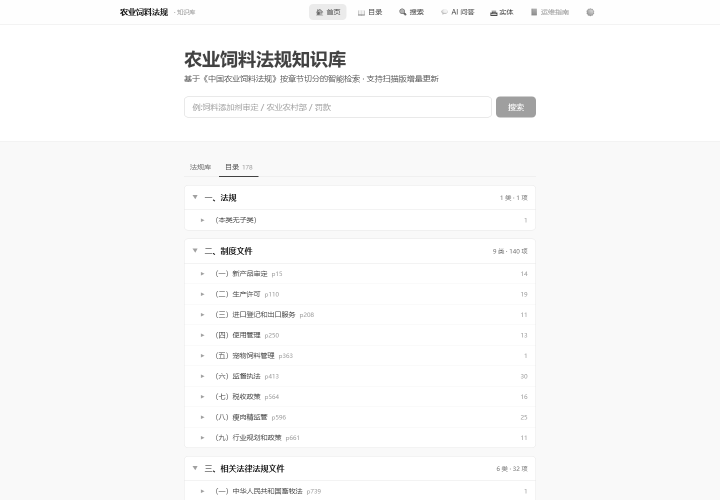
#> input picture _cat1.png, 1440 x 1000 px (shown at 1/2 size)
$ python -i detect_tables.py   (imports and definitions only)
#> lines starting #> are read from the running program, lines starting #| are printed output that depends on the picture; after the words box and inside, x2 and y2 are one past the last pixel; in counts of white or black regions, pixels touching at a corner belong together
"""Find pages that contain real tables by detecting printed ruling lines.

RapidOCR has no layout model, so table detection is done on the pixels: a
table shows long horizontal/vertical strokes, which OCR boxes alone cannot
reveal. Pages flagged here are the ones worth a vision-model pass.
"""
import json
import sys
from pathlib import Path

import cv2
import numpy as np

IMAGES = Path("E:/workspace/siliao/Images")
WORK = Path("E:/workspace/siliao/work")
# [1 line that did not run here, left out]


def imread_unicode(path):
    """cv2.imread cannot handle non-ASCII paths on Windows."""
#> called with path = '../_cat1.png'
    import numpy as np
    try:
        data = np.fromfile(str(path), dtype=np.uint8)
        img = cv2.imdecode(data, cv2.IMREAD_GRAYSCALE)
#> img is the input picture: shape (1000, 1440); min 22, max 255, mean 249.5
        return img
    except Exception:
        return None


def has_ruling(path):
    img = imread_unicode(path)
    if img is None:
        return 0, 0
    h, w = img.shape
#> h = 1000; w = 1440

    # Scan BOTH leaves. A spread may carry tables on the left leaf only, and
    # scanning just the right half silently drops them.
    scale = 1200.0 / max(w, 1)
#> scale = 0.833
    if scale < 1:
        img = cv2.resize(img, (int(w * scale), int(h * scale)), interpolation=cv2.INTER_AREA)
#> img: shape (833, 1200)

    # Deskew first: photos shot at an angle hide ruling lines from a
    # fixed-axis morphological filter, which silently drops whole tables.
    img = deskew(img)
#> in deskew, `inv = cv2.threshold(small, 0, 255, cv2.THRESH_BINARY_INV + cv2.THRESH_..`:
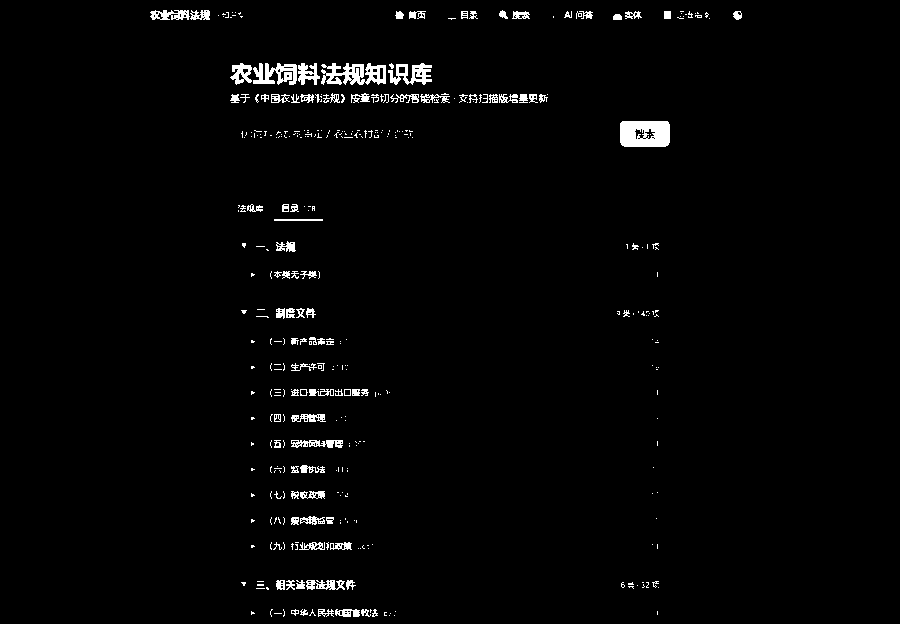
#> inv: shape (624, 900); 2% white; 384 white regions (286 under 20 px), largest, box (x1, y1, x2, y2) and area: (620, 121, 670, 147) 1179, (321, 63, 386, 85) 882, (253, 63, 297, 85) 607
#> the loop in deskew, `for angle in np.arange(-8, 8.1, 0.5):` made 33 passes
#> (best_score, best) on passes 1, 3, 5, 6, 7, 8, 9, 10, 11, 12, 13, 14: (1.1e+09, -8), (1.19e+09, -7), (1.29e+09, -6), (1.45e+09, -5.5), (1.52e+09, -5), (1.75e+09, -4.5), (1.89e+09, -4), (1.9e+09, -3.5), (2.35e+09, -3), (2.52e+09, -2.5), (2.77e+09, -2), (3.4e+09, -1.5)
#> score on passes 2, 4, 18, 19, 20, 21: 1.06e+09, 1.11e+09, 5.72e+09, 4.02e+09, 3.33e+09, 2.82e+09
#> pass 1, in deskew, `rot = cv2.warpAffine(inv, M, (small.shape[1], small.shape[0]), flags=c..`:
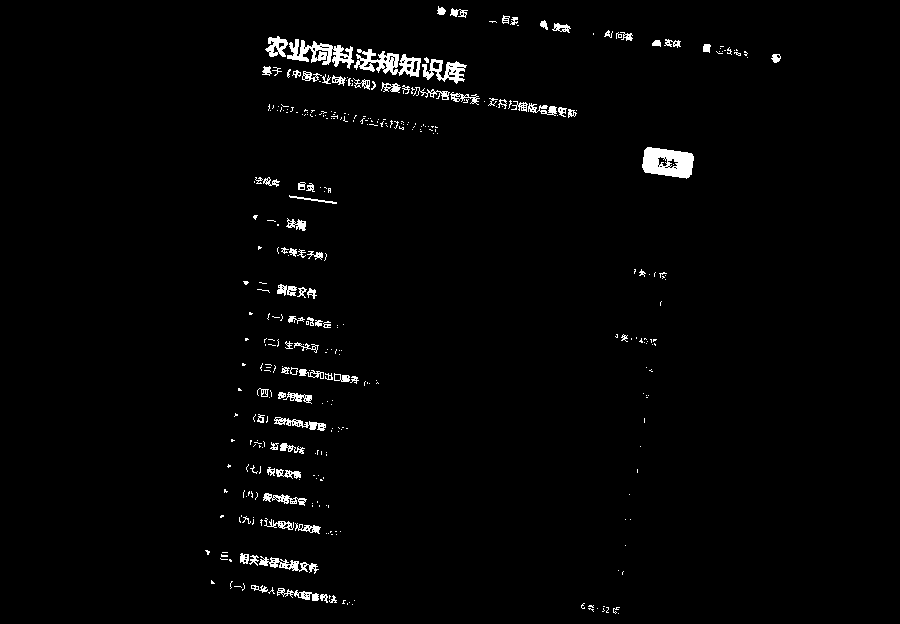
#> rot: shape (624, 900); 1.9% white; 364 white regions (280 under 20 px), largest, box (x1, y1, x2, y2) and area: (642, 147, 694, 179) 1179, (287, 39, 354, 69) 889, (354, 49, 421, 77) 888
#> pass 3, in deskew, `rot = cv2.warpAffine(inv, M, (small.shape[1], small.shape[0]), flags=c..`:
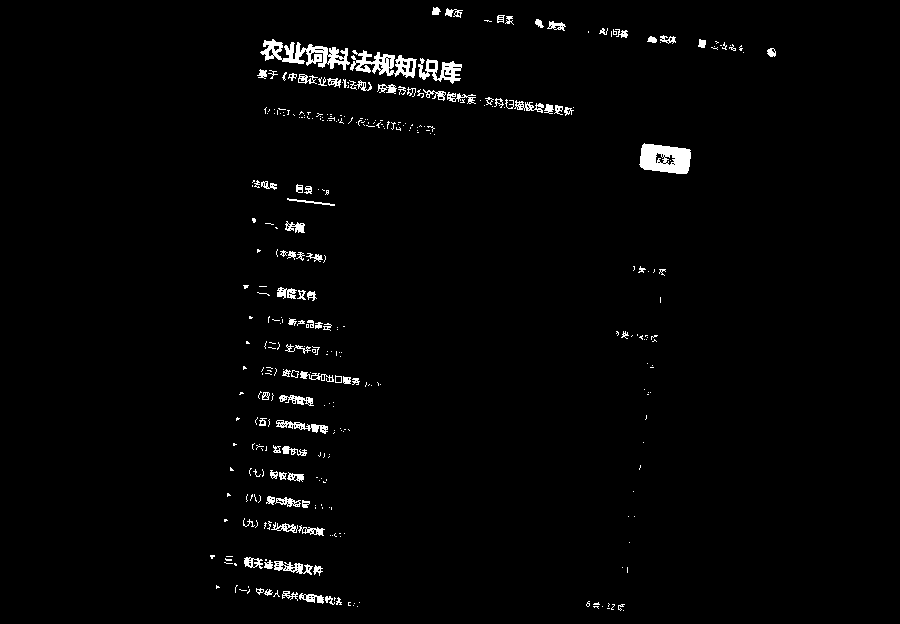
#> rot: shape (624, 900); 1.9% white; 355 white regions (264 under 20 px), largest, box (x1, y1, x2, y2) and area: (639, 143, 691, 174) 1181, (260, 39, 350, 70) 1162, (350, 50, 417, 78) 879
#> after the loop in deskew, `for angle in np.arange(-8, 8.1, 0.5):`: best = 0; best_score = 8.35e+09

    left = img[:, :int(img.shape[1] * 0.52)]
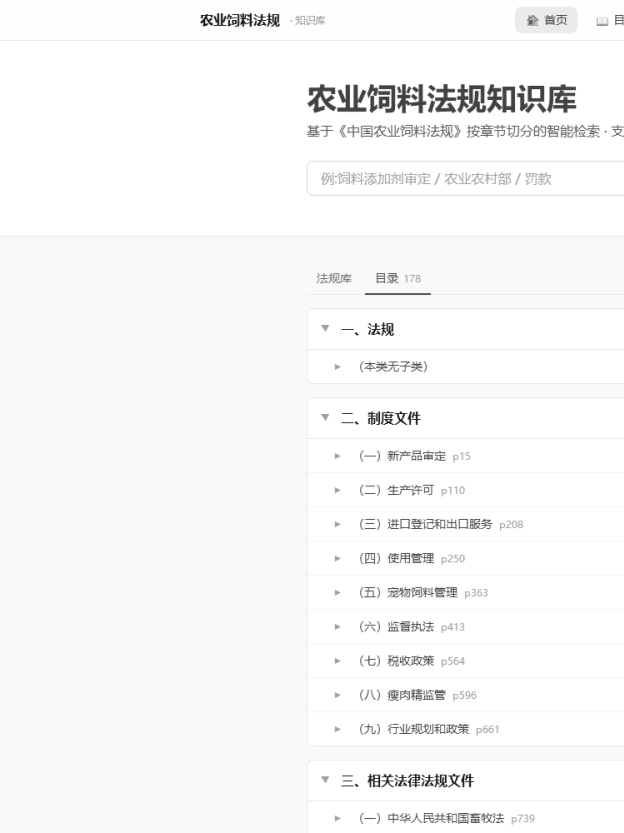
#> left: shape (833, 624); min 22, max 255, mean 248.1
    right = img[:, int(img.shape[1] * 0.48):]
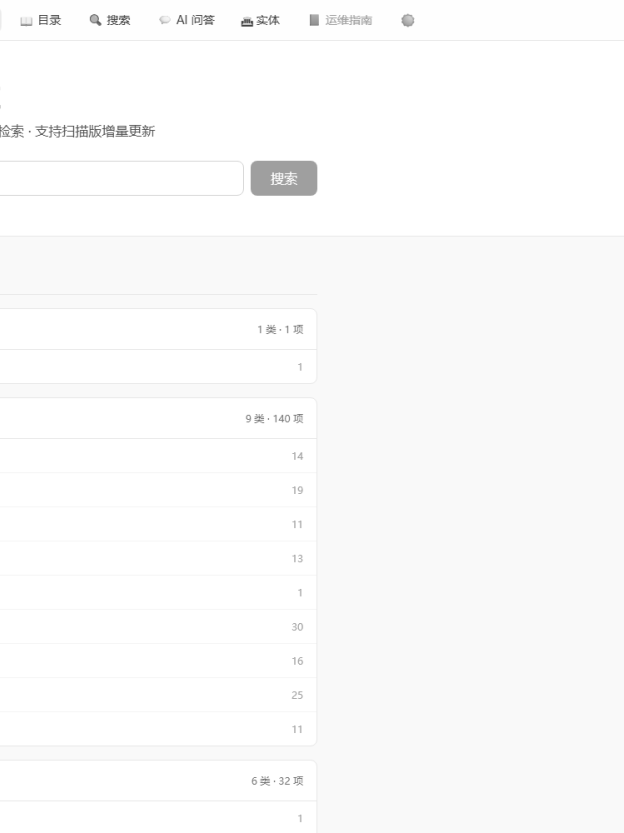
#> right: shape (833, 624); min 67, max 255, mean 251.2
    lh, lv = rules_in(left)
    rh, rv = rules_in(right)
    return int(lh + rh), int(lv + rv)


def rules_in(img):
    bw = cv2.adaptiveThreshold(img, 255, cv2.ADAPTIVE_THRESH_MEAN_C,
                               cv2.THRESH_BINARY_INV, 25, 12)
#> bw: shape (833, 624); 4.1% white in thin lines or dots
    hor = cv2.morphologyEx(bw, cv2.MORPH_OPEN, cv2.getStructuringElement(cv2.MORPH_RECT, (60, 1)))
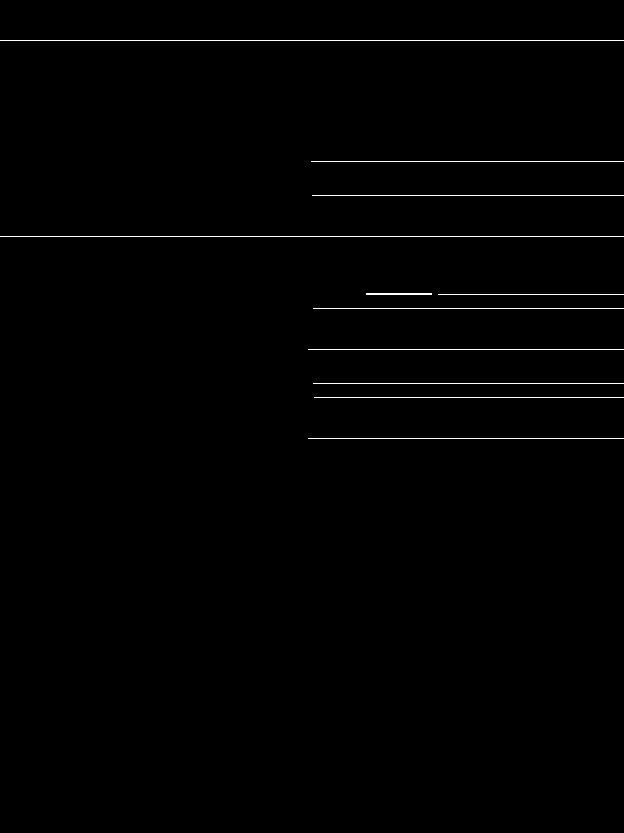
#> hor: shape (833, 624); 0.72% white in thin lines or dots, all inside (x1, y1, x2, y2) = (0, 40, 624, 439)
    ver = cv2.morphologyEx(bw, cv2.MORPH_OPEN, cv2.getStructuringElement(cv2.MORPH_RECT, (1, 30)))
#> ver: shape (833, 624); every value is 0
    ah, ch = contour_area(hor)
    av, cv_ = contour_area(ver)
    return ah + av, ch + cv_


def deskew(img):
    """Rotate the page so text lines are horizontal.

    Estimates the dominant text angle from the image's own projection profile.
    """
    small = img
    if max(small.shape) > 900:
        s = 900.0 / max(small.shape)
        small = cv2.resize(small, (int(small.shape[1] * s), int(small.shape[0] * s)))
    inv = cv2.threshold(small, 0, 255, cv2.THRESH_BINARY_INV + cv2.THRESH_OTSU)[1]
    best, best_score = 0.0, -1
    # only small corrections are expected from a handheld shot
    for angle in np.arange(-8, 8.1, 0.5):
        M = cv2.getRotationMatrix2D((small.shape[1] / 2, small.shape[0] / 2), angle, 1.0)
        rot = cv2.warpAffine(inv, M, (small.shape[1], small.shape[0]),
                             flags=cv2.INTER_NEAREST, borderValue=0)
        proj = rot.sum(axis=1, dtype=np.float64)
        score = float(((proj[1:] - proj[:-1]) ** 2).sum())
        if score > best_score:
            best_score, best = score, angle
    if abs(best) < 0.4:
        return img
    h, w = img.shape
    M = cv2.getRotationMatrix2D((w / 2, h / 2), best, 1.0)
    return cv2.warpAffine(img, M, (w, h), flags=cv2.INTER_CUBIC,
                          borderMode=cv2.BORDER_REPLICATE)


def contour_area(mask):
    """(stroke area, count of long rules) for horizontal and vertical strokes.

    Counting rules beats measuring area: dense CJK text also produces
    vertical-stroke noise, but only a table stacks many parallel rules.
    """
    n, _, stats, _ = cv2.connectedComponentsWithStats(mask, 8)
#> n = 12; stats = [[0, 0, 624, 833, 516037], [0, 40, 624, 1, 624], [311, 161, 313, 1, 313], [312, 195, 312, 1, 312], [0, 236, 624, 1, 624], [366, 293, 66, 2, 132], [438, 294, 186, 1, 186], [313, 308, 311, 1, 311], [308, 349, 316, 1, 316], [313, 383, 311, 1, 311], [314, 397, 310, 1, 310], [308, 438, 316, 1, 316]]
    area_h = area_v = cnt_h = cnt_v = 0
    for i in range(1, n):
        area = stats[i, cv2.CC_STAT_AREA]
        cw = stats[i, cv2.CC_STAT_WIDTH]
        ch = stats[i, cv2.CC_STAT_HEIGHT]
        if cw > 150 and ch < 40:      # long thin horizontal rule
            area_h += area
            cnt_h += 1
        if ch > 120 and cw < 40:      # long thin vertical rule
            area_v += area
            cnt_v += 1
#> this loop made 11 passes
#> (area, cw, ch, area_h) on passes 1, 2, 3, 4, 6, 7, 8, 9, 10, 11: (624, 624, 1, 624), (313, 313, 1, 937), (312, 312, 1, 1249), (624, 624, 1, 1873), (186, 186, 1, 2059), (311, 311, 1, 2370), (316, 316, 1, 2686), (311, 311, 1, 2997), (310, 310, 1, 3307), (316, 316, 1, 3623)
#> (area, cw, ch) on pass 5: (132, 66, 2)
#> after the loop, area_h = 3623; area_v = 0; cnt_h = 10; cnt_v = 0
    return area_h + area_v, cnt_h + cnt_v


def main():
    keys = sorted(CACHE)
    start = int(sys.argv[1]) if len(sys.argv) > 1 else 0
    end = int(sys.argv[2]) if len(sys.argv) > 2 else len(keys)
    out = WORK / "table_scan.json"
    res = json.loads(out.read_text(encoding="utf-8")) if out.exists() else {}

    for i, key in enumerate(keys[start:end], start + 1):
        if key in res:
            continue
        try:
            area, rules = has_ruling(IMAGES / key)
        except Exception:
            area, rules = 0, 0
        # Cover art is full of long decorative strokes; only scan body pages.
        is_cover = key.startswith("000封面")
        res[key] = {"area": area, "rules": rules, "cover": is_cover}
        if i % 25 == 0:
            out.write_text(json.dumps(res, ensure_ascii=False), encoding="utf-8")
            print(f"{i}/{len(keys)}", flush=True)

    out.write_text(json.dumps(res, ensure_ascii=False), encoding="utf-8")

    # Measured separation on this corpus: plain prose yields 7-8 long rules,
    # real tables 21-68. 14 sits in the empty gap between the two.
    hits = [k for k, v in res.items() if v["rules"] >= 14 and not v.get("cover")]
    print("pages with tables:", len(hits), "/", len(res))
    for k in hits[:40]:
        print("  ", k, res[k])


# [2 lines not run here, left out]

>>> result = has_ruling('../_cat1.png')
#> in rules_in, `ah, ch = contour_area(hor)`: ah = 3623; ch = 10
#> in rules_in, `av, cv_ = contour_area(ver)`: av = 0
#> in has_ruling, `lh, lv = rules_in(left)`: lh = 3623; lv = 10
#> in rules_in (call 2), `bw = cv2.adaptiveThreshold(img, 255, cv2.ADAPTIVE_THRESH_MEAN_C, cv2.T..`: bw: shape (833, 624); 1.8% white; 91 white regions (35 under 20 px), largest, box (x1, y1, x2, y2) and area: (251, 161, 317, 196) 1732, (0, 40, 624, 41) 624, (0, 236, 624, 237) 624
#> in rules_in (call 2), `hor = cv2.morphologyEx(bw, cv2.MORPH_OPEN, cv2.getStructuringElement(c..`: hor: shape (833, 624); 0.95% white; 12 white regions, largest, box (x1, y1, x2, y2) and area: (252, 185, 318, 195) 652, (252, 161, 318, 171) 648, (0, 40, 624, 41) 624
#> in rules_in (call 2), `ver = cv2.morphologyEx(bw, cv2.MORPH_OPEN, cv2.getStructuringElement(c..`:
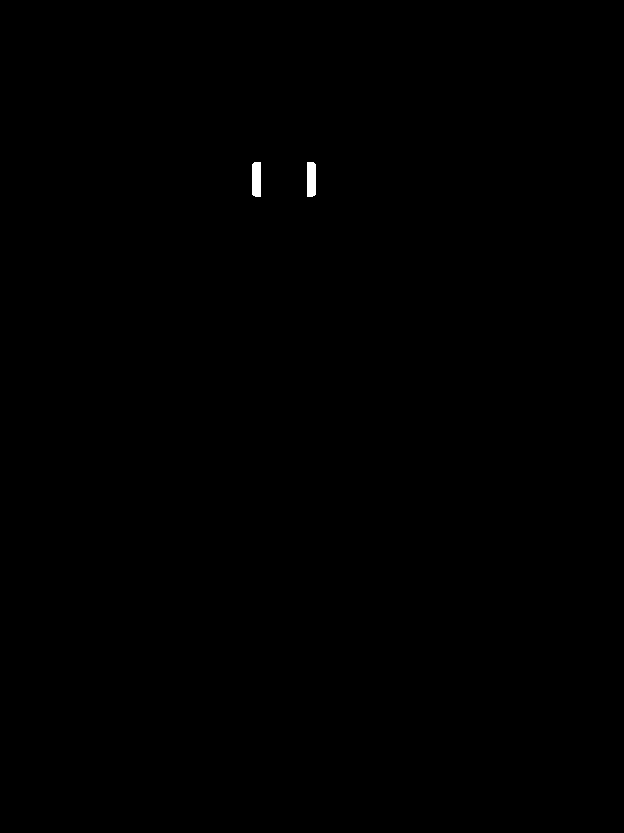
#> ver: shape (833, 624); 0.12% white; 2 white regions, box (x1, y1, x2, y2) and area: (252, 162, 261, 197) 308, (307, 162, 316, 197) 308
#> in contour_area (call 3), `n, _, stats, _ = cv2.connectedComponentsWithStats(mask, 8)`: n = 13; stats = 13 rows, first 6: [0, 0, 624, 833, 514871], [0, 40, 624, 1, 624], [0, 161, 241, 1, 241], [252, 161, 66, 10, 648], [252, 185, 66, 10, 652], [0, 195, 240, 1, 240]
#> in rules_in (call 2), `ah, ch = contour_area(hor)`: ah = 3621
#> in has_ruling, `rh, rv = rules_in(right)`: rv = 10
#> result = (7244, 20)

$ run again, on _live_search.png
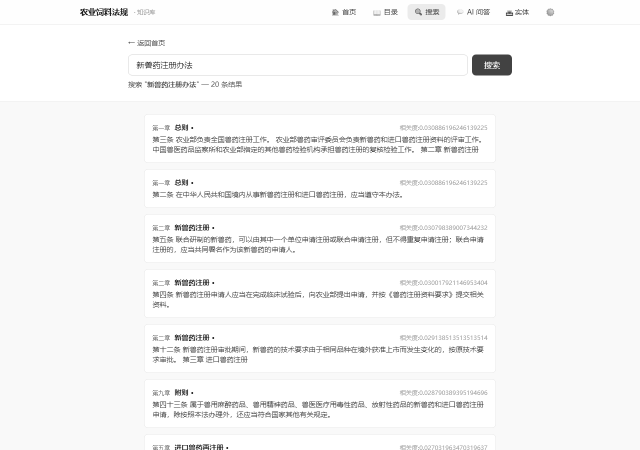
#> input picture _live_search.png, 1280 x 900 px (shown at 1/2 size)
#> in imread_unicode, img is the input picture: shape (900, 1280); min 22, max 255, mean 246.6
#> img: shape (843, 1200)
#> in deskew, `inv = cv2.threshold(small, 0, 255, cv2.THRESH_BINARY_INV + cv2.THRESH_..`:
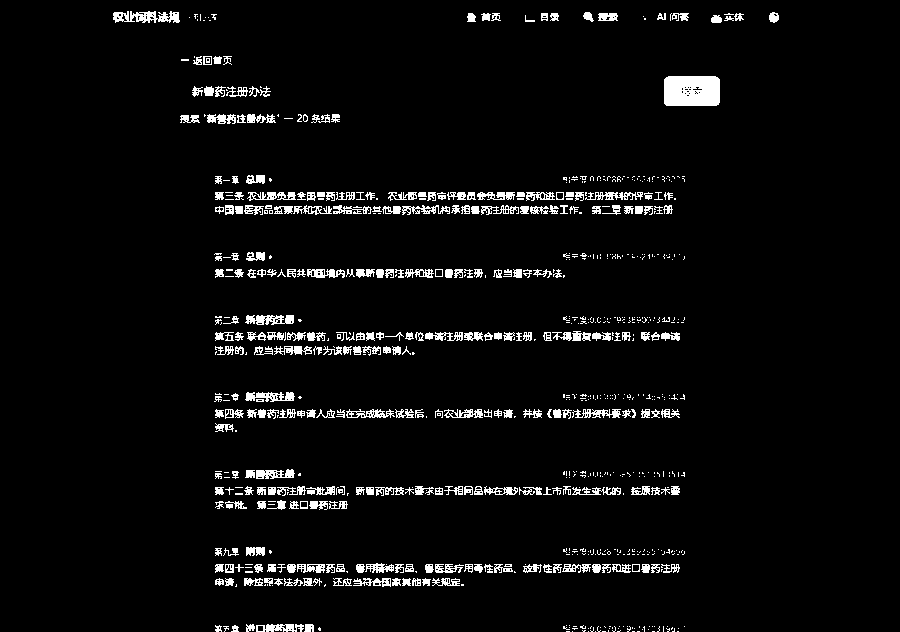
#> inv: shape (632, 900); 4.4% white; 746 white regions (458 under 20 px), largest, box (x1, y1, x2, y2) and area: (664, 76, 720, 106) 1622, (113, 11, 180, 23) 509, (245, 315, 294, 325) 337
#> the loop in deskew, `for angle in np.arange(-8, 8.1, 0.5):` made 33 passes
#> (best_score, best) on passes 1, 3, 5, 7, 9, 11, 12, 14: (2.35e+09, -8), (2.56e+09, -7), (2.88e+09, -6), (3.46e+09, -5), (4.39e+09, -4), (5.53e+09, -3), (5.83e+09, -2.5), (7.01e+09, -1.5)
#> after the loop in deskew, `for angle in np.arange(-8, 8.1, 0.5):`: best = 0; best_score = 5.82e+10
#> bw: shape (843, 624); 6.4% white in thin lines or dots
#> hor: shape (843, 624); 1.1% white in thin lines or dots
#> ver: shape (843, 624); 0.1% white in thin lines or dots, all inside (x1, y1, x2, y2) = (240, 108, 271, 843)
#> n = 15; stats = 15 rows, first 6: [0, 0, 624, 843, 520180], [0, 45, 624, 1, 624], [246, 102, 378, 1, 378], [245, 140, 379, 2, 756], [0, 190, 624, 1, 624], [278, 389, 346, 1, 346]
#> the loop in contour_area, `for i in range(1, n):` made 14 passes
#> (area, cw, ch, area_h) on passes 1 to 8: (624, 624, 1, 624), (378, 378, 1, 1002), (756, 379, 2, 1758), (624, 624, 1, 2382), (346, 346, 1, 2728), (347, 347, 1, 3075), (346, 346, 1, 3421), (347, 347, 1, 3768)
#> after the loop in contour_area, `for i in range(1, n):`: area_h = 5852; area_v = 0; cnt_h = 14; cnt_v = 0
#> in rules_in, `ah, ch = contour_area(hor)`: ah = 5852; ch = 14
#> the loop in contour_area (call 2), `for i in range(1, n):` made 8 passes
#> (area, ch) on passes 1 to 8: (30, 30), (81, 81), (62, 62), (81, 81), (81, 81), (81, 81), (81, 81), (24, 24)
#> av = 0
#> lh = 5852; lv = 14
#> bw: shape (843, 624); 5.7% white in thin lines or dots
#> hor: shape (843, 624); 1.4% white; 16 white regions, largest, box (x1, y1, x2, y2) and area: (310, 102, 385, 114) 876, (310, 130, 385, 141) 807, (0, 45, 624, 46) 624
#> in rules_in (call 2), `ver = cv2.morphologyEx(bw, cv2.MORPH_OPEN, cv2.getStructuringElement(c..`:
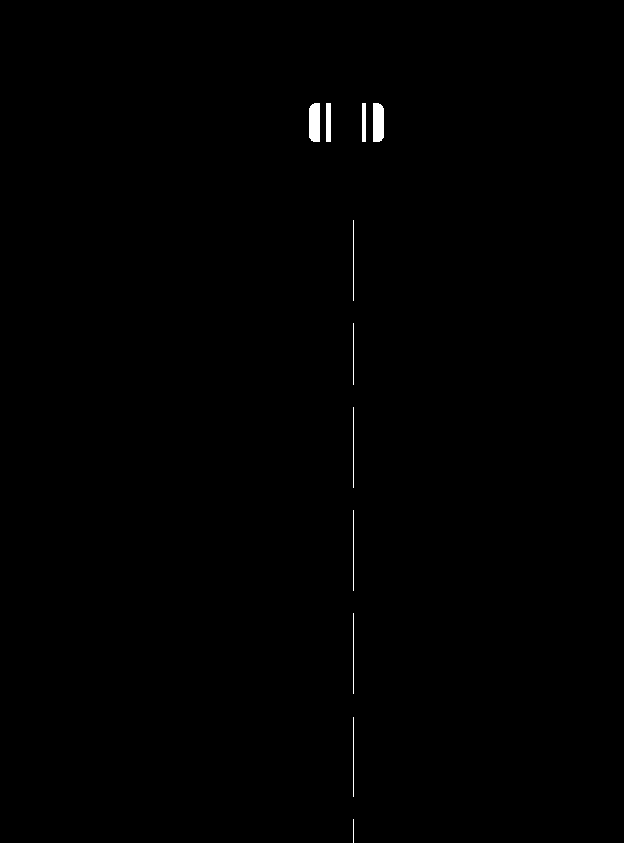
#> ver: shape (843, 624); 0.31% white; 11 white regions, largest, box (x1, y1, x2, y2) and area: (309, 103, 320, 142) 408, (373, 103, 384, 142) 408, (326, 103, 331, 142) 195
#> n = 17; stats = 17 rows, first 6: [0, 0, 624, 843, 518718], [0, 45, 624, 1, 624], [0, 102, 298, 1, 298], [310, 102, 75, 12, 876], [310, 130, 75, 11, 807], [0, 140, 299, 2, 595]
#> ah = 5631
#> rv = 14
#> result = (11483, 28)
